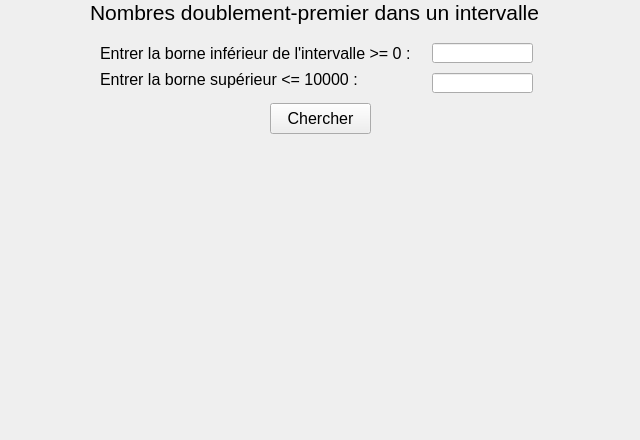
<?xml version="1.0" encoding="UTF-8"?>
<ui version="4.0">
 <class>Form</class>
 <widget class="QWidget" name="Form">
  <property name="geometry">
   <rect>
    <x>0</x>
    <y>0</y>
    <width>640</width>
    <height>440</height>
   </rect>
  </property>
  <property name="windowTitle">
   <string>Doublement premier</string>
  </property>
  <widget class="QLabel" name="label">
   <property name="geometry">
    <rect>
     <x>90</x>
     <y>0</y>
     <width>456</width>
     <height>25</height>
    </rect>
   </property>
   <property name="font">
    <font>
     <pointsize>16</pointsize>
    </font>
   </property>
   <property name="text">
    <string>Nombres doublement-premier dans un intervalle</string>
   </property>
  </widget>
  <widget class="QPushButton" name="b_cher">
   <property name="geometry">
    <rect>
     <x>270</x>
     <y>103</y>
     <width>101</width>
     <height>31</height>
    </rect>
   </property>
   <property name="font">
    <font>
     <pointsize>12</pointsize>
    </font>
   </property>
   <property name="text">
    <string>Chercher</string>
   </property>
  </widget>
  <widget class="QLabel" name="lbl_res">
   <property name="geometry">
    <rect>
     <x>20</x>
     <y>140</y>
     <width>601</width>
     <height>281</height>
    </rect>
   </property>
   <property name="font">
    <font>
     <pointsize>10</pointsize>
    </font>
   </property>
   <property name="focusPolicy">
    <enum>Qt::NoFocus</enum>
   </property>
   <property name="text">
    <string/>
   </property>
   <property name="scaledContents">
    <bool>true</bool>
   </property>
   <property name="alignment">
    <set>Qt::AlignLeading|Qt::AlignLeft|Qt::AlignTop</set>
   </property>
   <property name="wordWrap">
    <bool>true</bool>
   </property>
  </widget>
  <widget class="QLabel" name="label_2">
   <property name="geometry">
    <rect>
     <x>100</x>
     <y>44</y>
     <width>321</width>
     <height>19</height>
    </rect>
   </property>
   <property name="font">
    <font>
     <pointsize>12</pointsize>
    </font>
   </property>
   <property name="text">
    <string>Entrer la borne inférieur de l'intervalle &gt;= 0 :</string>
   </property>
  </widget>
  <widget class="QLineEdit" name="le_inf">
   <property name="geometry">
    <rect>
     <x>432</x>
     <y>43</y>
     <width>101</width>
     <height>20</height>
    </rect>
   </property>
  </widget>
  <widget class="QLineEdit" name="le_sup">
   <property name="geometry">
    <rect>
     <x>432</x>
     <y>73</y>
     <width>101</width>
     <height>20</height>
    </rect>
   </property>
  </widget>
  <widget class="QLabel" name="label_3">
   <property name="geometry">
    <rect>
     <x>100</x>
     <y>70</y>
     <width>321</width>
     <height>19</height>
    </rect>
   </property>
   <property name="font">
    <font>
     <pointsize>12</pointsize>
    </font>
   </property>
   <property name="text">
    <string>Entrer la borne supérieur &lt;= 10000 :</string>
   </property>
  </widget>
 </widget>
 <resources/>
 <connections/>
</ui>
